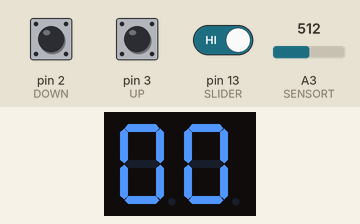
Simulated run of this sketch. Board: Arduino Uno, built with avr-gcc and run on an emulated ATmega328P. Parts: 2-digit seven-segment display. Wiring (inferred from the names in the program): 2-digit 7-segment display, segments lit when HIGH: segments pin 10, pin 11, pin 5, pin 6, pin 7, pin 9, pin 8; digit selects A5, A4. The inputs (shaded band) are chosen by the test bench; at power-on: pin 2 (DOWN) HIGH, pin 13 (SLIDER) HIGH, pin 3 (UP) HIGH, A3 (SENSORT) = 512. The segment pins are drawn as the display they are named for; what the sketch prints to the serial monitor is not drawn.

Above: at 1.2 s.
1.3 s: pin 2 (DOWN) pulled LOW for 0.15 s
At 1.8 s:
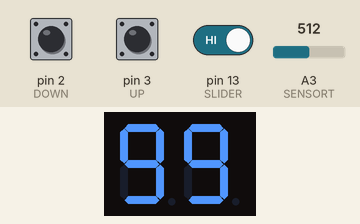
2.9 s: pin 13 (SLIDER) driven LOW
At 3.5 s:
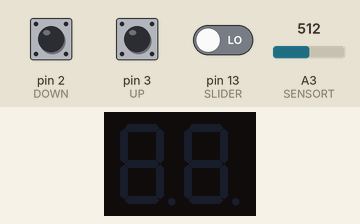
Timing chart, 0 to 5.9 s (numbered marks = the images above; inputs shaded):
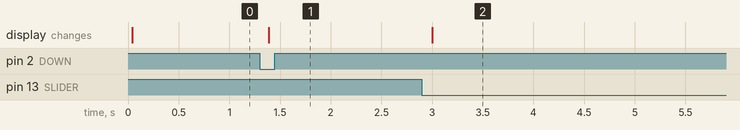

The sketch:

code2.ino
```cpp
// C++ code
//
// SPD PRIMER PARCIAL, PARTE 2
// Braian Catriel Gatto, 2023

// ---------------------------------------- //

// 0. reemplazo valores por nombres especificos sin usar espacio de memoria
#define A 10
#define B 11
#define C 5
#define D 6
#define E 7
#define F 9
#define G 8

#define ALLOFF 0

#define UP 3
#define DOWN 2

#define DEBOUNCE 10

#define TEN A5
#define ONE A4

#define SLIDER 13

#define SENSORT A3

// ---------------------------------------- //

// 1. defino variables
int countDigit = 0;

// banderas para cada estado. 1 == no presionado (valor por defecto); 0 == presionado
int upBtn = 1;
int upBtnPreview = 1; /* almacena el estado anterior de los botones para comparar y
                   determinar si se presionó el botón */
int downBtn = 1;
int downBtnPreview = 1;

int sliderSwt = 1; // abajo está por defecto en 1

// sensor de temperatura TMP
float temp = 0;

// ---------------------------------------- //

// 2. establezco la configuración principal
void setup()
{
    /* si uso INPUT acá para los botones, cuando está conectado a 5V lee True y cuando
     está conectado a 0V lee False. Pero si no está conectado, devuelve valores
     randoms alternando entre 1 y 0. Así que es mejor usar la resistencia pull-up
     interna de Arduino para evitar este tipo de ruido */

    pinMode(DOWN, INPUT_PULLUP);
    pinMode(UP, INPUT_PULLUP);
    pinMode(SLIDER, INPUT_PULLUP);

    pinMode(C, OUTPUT);
    pinMode(D, OUTPUT);
    pinMode(E, OUTPUT);
    pinMode(F, OUTPUT);
    pinMode(G, OUTPUT);
    pinMode(A, OUTPUT);
    pinMode(B, OUTPUT);
    pinMode(TEN, OUTPUT);
    pinMode(ONE, OUTPUT);

    Serial.begin(9600);
}

// ---------------------------------------- //

// 3. declaro función bucle principal
void loop()
{
    // declaro variable int que almacena lo que me devuelva la función keypressed()
    int pressedState = keypressed();

    if (pressedState == UP) // si keypressed() me devuelve UP / si el upBtn ha sido apretado...
    {
        countDigit++; // subir en (1) el valor del contador
        Serial.println(countDigit);
    }
    else if (pressedState == DOWN)
    {
        countDigit--; // bajar en (1) el valor del contador
        Serial.println(countDigit);
    }

    // verifico y corrijo en los extremos -1 y 100
    if (countDigit < 0)
    {
        countDigit = 99;
        Serial.println(countDigit);
    }
    else if (countDigit > 99)
    {
        countDigit = 0;
        Serial.println(countDigit);
    }
    printCount(countDigit);

    getTemp(); // obtener temperatura

    Serial.println(temp, 1); // escribo "1" como segundo argumento para solo mostrar un solo dígito después de la coma
                             // muestro el valor del contador en el display
}

// ---------------------------------------- //

// 4. declaro función para prender y apagar leds internos de los displays

void printDigit(int digit) // la función espera valores entre 0 y 9
{

    // controlo los leds
    // PRIMERO, APAGO TODOS
    turnOffDisplay();

    // SEGUNDO, PRENDO SEGÚN EL CASO

    switch (digit)
    {
    case 1:
        digitalWrite(B, HIGH);
        digitalWrite(C, HIGH);
        break;
    case 2:
        digitalWrite(A, HIGH);
        digitalWrite(B, HIGH);
        digitalWrite(G, HIGH);
        digitalWrite(E, HIGH);
        digitalWrite(D, HIGH);
        break;
    case 3:
        digitalWrite(A, HIGH);
        digitalWrite(B, HIGH);
        digitalWrite(C, HIGH);
        digitalWrite(D, HIGH);
        digitalWrite(G, HIGH);
        break;
    case 4:
        digitalWrite(F, HIGH);
        digitalWrite(G, HIGH);
        digitalWrite(B, HIGH);
        digitalWrite(C, HIGH);
        break;
    case 5:
        digitalWrite(A, HIGH);
        digitalWrite(F, HIGH);
        digitalWrite(G, HIGH);
        digitalWrite(C, HIGH);
        digitalWrite(D, HIGH);
        break;
    case 6:
        digitalWrite(A, HIGH);
        digitalWrite(G, HIGH);
        digitalWrite(C, HIGH);
        digitalWrite(D, HIGH);
        digitalWrite(E, HIGH);
        digitalWrite(F, HIGH);
        break;
    case 7:
        digitalWrite(A, HIGH);
        digitalWrite(B, HIGH);
        digitalWrite(C, HIGH);
        break;
    case 8:
        digitalWrite(A, HIGH);
        digitalWrite(B, HIGH);
        digitalWrite(C, HIGH);
        digitalWrite(D, HIGH);
        digitalWrite(E, HIGH);
        digitalWrite(F, HIGH);
        digitalWrite(G, HIGH);
        break;
    case 9:
        digitalWrite(A, HIGH);
        digitalWrite(B, HIGH);
        digitalWrite(C, HIGH);
        digitalWrite(D, HIGH);
        digitalWrite(F, HIGH);
        digitalWrite(G, HIGH);
        break;
    case 0:
        digitalWrite(A, HIGH);
        digitalWrite(B, HIGH);
        digitalWrite(C, HIGH);
        digitalWrite(D, HIGH);
        digitalWrite(E, HIGH);
        digitalWrite(F, HIGH);
        break;
    }
}

// ---------------------------------------- //

// 5. declaro función para detectar si se han apretado los botones (para evitar que al mantener el botón se modifique infinitamente el contador)
int keypressed(void) // devuelve algo pero no espera ningún argumento

{
    // el valor del botón se establece según las variables
    upBtn = digitalRead(UP);
    downBtn = digitalRead(DOWN);
    sliderSwt = digitalRead(SLIDER); // leer estado del slider

    // comprobar estado de botones

    // NO PRESIONADO
    if (upBtn)
    {
        upBtnPreview = 1;
        /* si se lee el pin y me devuelve True (que significa que el botón
        NO está siendo presionado), el estado anterior del botón
        queda en True, o sea, que NO está presionado. Se repite abajo la misma lógica.
        Si no presione nada, el estado anterior es NO PRESIONADO*/
    }
    if (downBtn)
    {
        downBtnPreview = 1;
    }

    /* a continuación, si se lee el pin y me devuelve False (que significa
    que el botón está siendo presionado) al mismo tiempo que
    se lee el pin y me devuelve un valor diferente al estado anterior del botón (lo que
    significa que en la iteración anterior el botón UP no estaba presionado),
    entonces el estado anterior del botón se reemplaza por el estado actual (lo que
    significa decir que ahora el UP está siendo apretado),
    y me devuelve UP para ser usado posteriormente */

    // PRESIONADO

    if (upBtn == 0 && upBtn != upBtnPreview) /*si se presiona el botón y su valor actual
                                             es distinto al valor anterior...*/
    {
        upBtnPreview = upBtn; // el estado anterior es mi estado actual
        return UP;            // devuelve la info (en este caso 3) de que el botón ha sido apretado
    }
    if (downBtn == 0 && downBtn != downBtnPreview)
    {
        downBtnPreview = downBtn;
        return DOWN; // devuelve 2
    }

    return 0; // si no se toca nada, devuelve False
}

// ---------------------------------------- //

// 6. declaro función para controlar la visualización de los displays
void turnDigitOn(int digit)
{
    /* según que digitos (de ahí el parámetro) han de encenderse,
    los de la unidad o los de la decena, se desarrolla la función */

    if (digit == ONE) // si el argumento que se pasa es A4 / la unidad...
    {
        digitalWrite(ONE, LOW);  // prendo unidad (o sea, lo coloco en 0)
        digitalWrite(TEN, HIGH); // apago decena
        delay(DEBOUNCE);         /* delay que evita el 'rebote' de los inputs, es decir
                                ese efecto fantasma que aparece en los displays*/
    }
    else if (digit == TEN)
    {
        digitalWrite(ONE, HIGH);
        digitalWrite(TEN, LOW);
        delay(DEBOUNCE);
    }
    else // acá después vamos a pasarle ALLOFF para apagar los displays
    {
        digitalWrite(ONE, HIGH);
        digitalWrite(TEN, HIGH);
    }
}

// ---------------------------------------- //

// 7. declaro función para mostrar decenas y unidades secuencialmente
void printCount(int count)
{
    if (sliderSwt) // si el slider está en CONTADOR
    {
        turnDigitOn(ALLOFF);                        // apago display
        printDigit(count / 10);                     // obtengo el valor de la decena (me agarra solo el entero)
        turnDigitOn(TEN);                           // prendo la decena
        turnDigitOn(ALLOFF);                        // apago display
        printDigit(count - 10 * ((int)count / 10)); // obtengo el valor de la unidad
        turnDigitOn(ONE);                           // prendo la unidad
    }
    else // si el slider está en PRIMOS
    {
        bool isPrime = primeDetect(countDigit); // declaro variable bool que me guarda lo que me devuelve la función primedetect por medio del contador
        turnDigitOn(ALLOFF);                    // apago display

        if (isPrime && countDigit != 0) // si ES primo y el contador no es 0
        {
            turnDigitOn(ALLOFF);                        // apago display
            printDigit(count / 10);                     // obtengo el valor de la decena (me agarra solo el entero)
            turnDigitOn(TEN);                           // prendo la decena
            turnDigitOn(ALLOFF);                        // apago display
            printDigit(count - 10 * ((int)count / 10)); // obtengo el valor de la unidad
            turnDigitOn(ONE);                           // prendo la unidad
        }
    }
}

// ---------------------------------------- //

// 8. declaro función para determinar primos
bool primeDetect(int digit)
{
    bool isPrime = true; // lo dejo adentro para que se restablezca

    for (int i = 2; i < digit; i++)
    {
        if (digit % i == 0)
        {
            isPrime = false;
            break; // como se encontró un divisor adicional, n != primo
        }
    }

    return isPrime;
}

// ---------------------------------------- //

// 9. declaro función para apagar todos los displays
void turnOffDisplay()
{
    digitalWrite(A, LOW);
    digitalWrite(B, LOW);
    digitalWrite(C, LOW);
    digitalWrite(D, LOW);
    digitalWrite(E, LOW);
    digitalWrite(F, LOW);
    digitalWrite(G, LOW);
}

// ---------------------------------------- //F

// 10. declaro función obtener temperatura
float getTemp()
{
    temp = map(analogRead(SENSORT), 0, 1023, -5000, 45000); // convertir a C°
    /* map funciona de la siguiente forma:
          leer valores del A3,
          0 es el valor inicial del rango analogico
          1023 es el valor final del rango analogico
          -5000 es el nuevo valor inicial del rango para pasar a C°
          45000 es el nuevo valor final del rango para pasar a C°
          */
    temp = temp / 100.00; // dar un valor más cercano al original
}
```

Measured:
- after the input at 1.3 s, the display: changes after 0.09 s (image 1)
- after the input at 2.9 s, the display: changes after 0.10 s (image 2)
